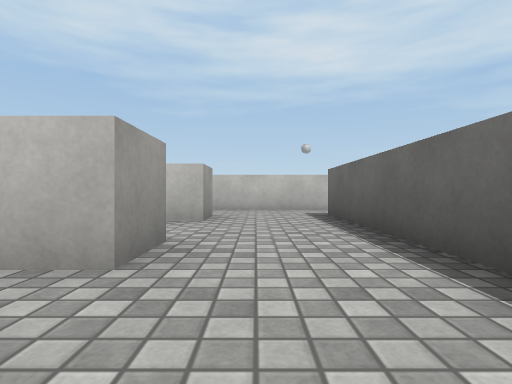
[1] (above)

24 first-person views from a walk through a 3-D level made in the Unity game engine. The camera is 0.45 m above the floor, looks level and sees 80° across. The floor is counted in squares, 1 m on a side. Each view is taken from the middle of a square. On the plan, view 1 faces up. The plan holds only what a view shows up to about 9 squares ahead; the rest is blank. The place goes on beyond the plan. Surface patterns are stand-ins for the level's own textures.

[2]
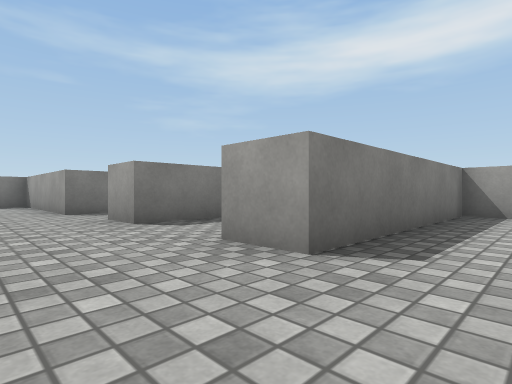

[3]
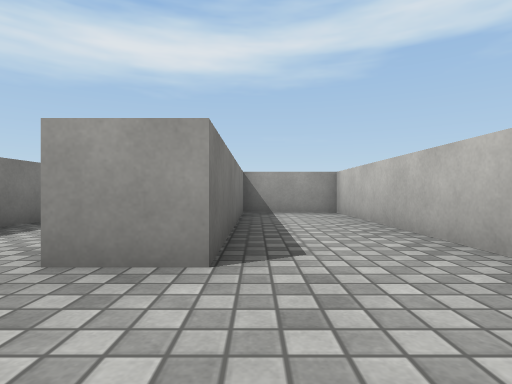

[4]
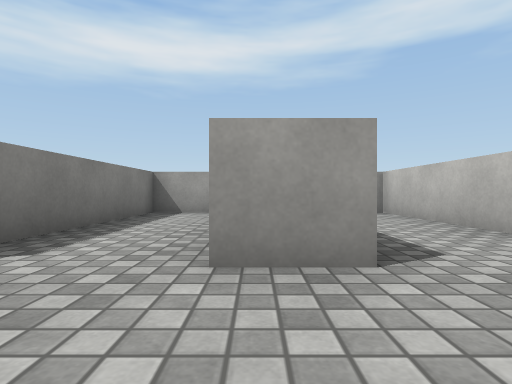

[5]
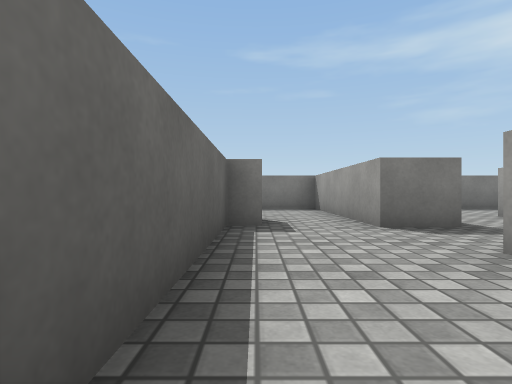

[6]
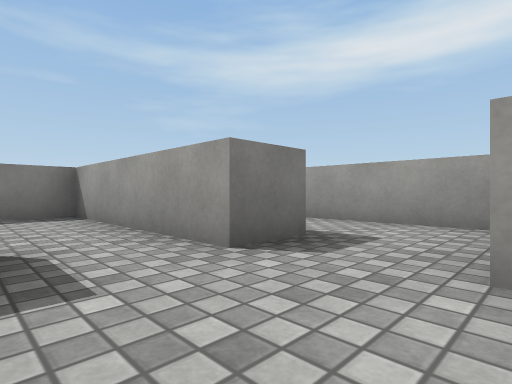

[7]
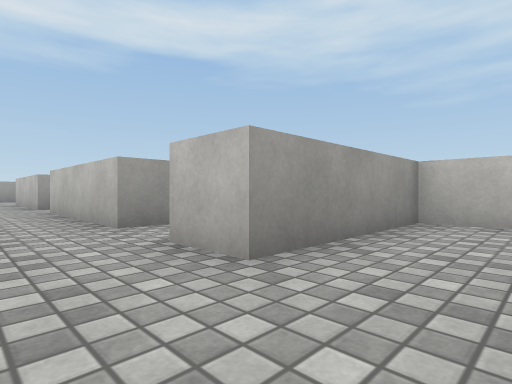

[8]
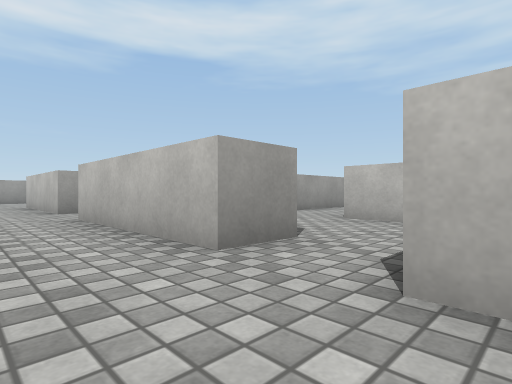

[9]
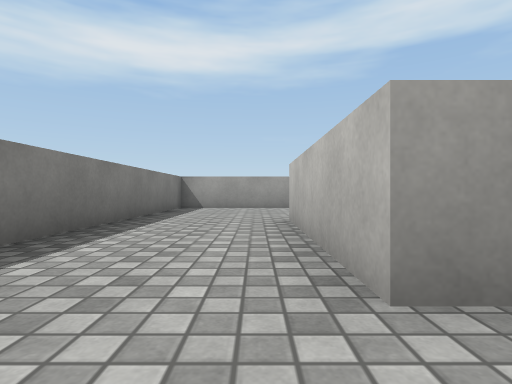

[10]
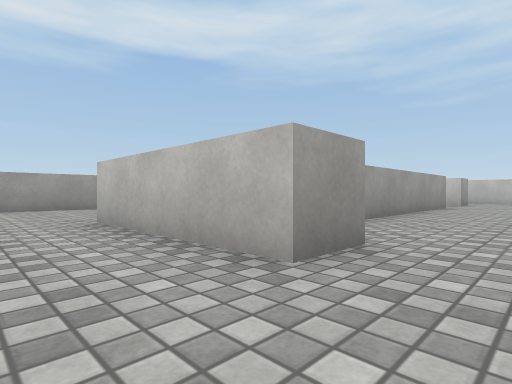

[11]
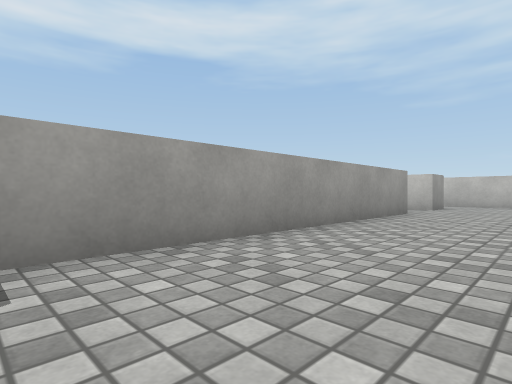

[12]
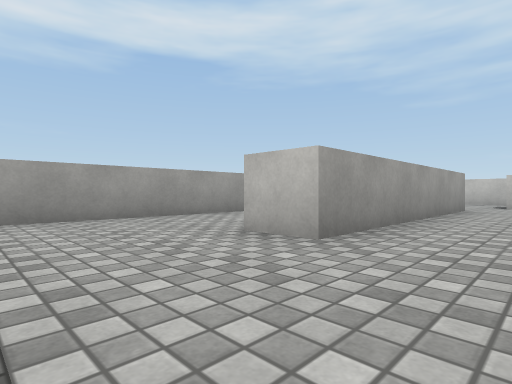

[13]
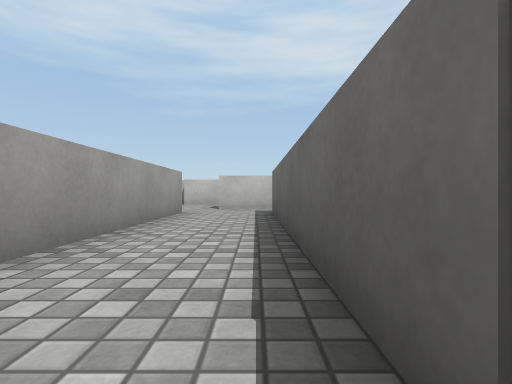

[14]
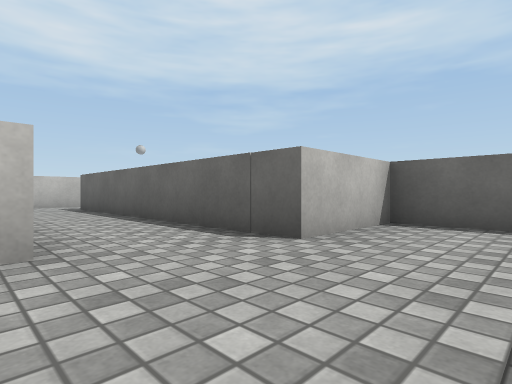

[15]
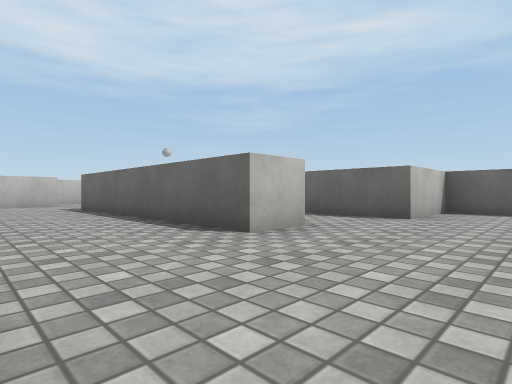

[16]
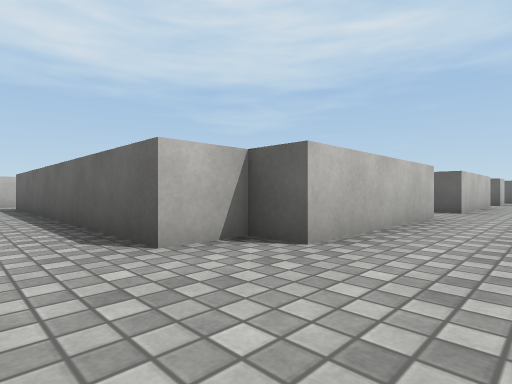

[17]
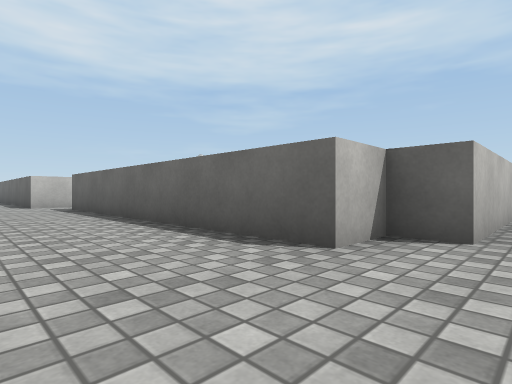

[18]
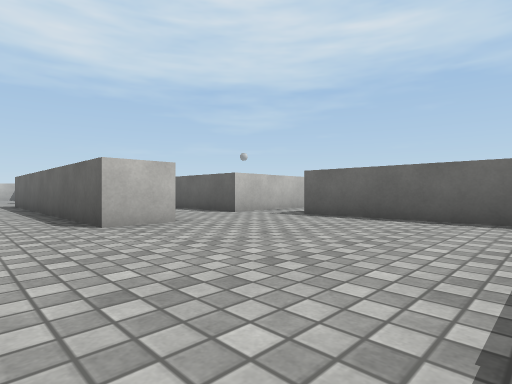

[19]
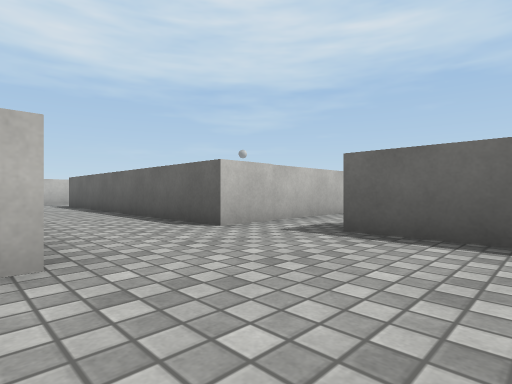

[20]
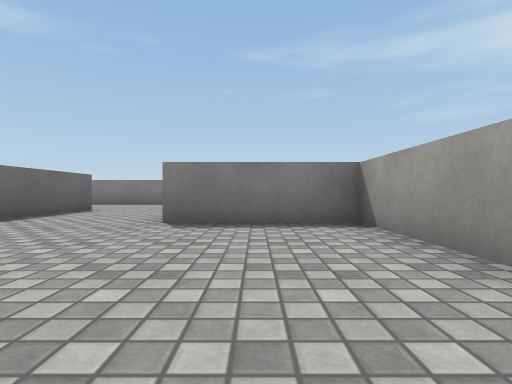

[21]
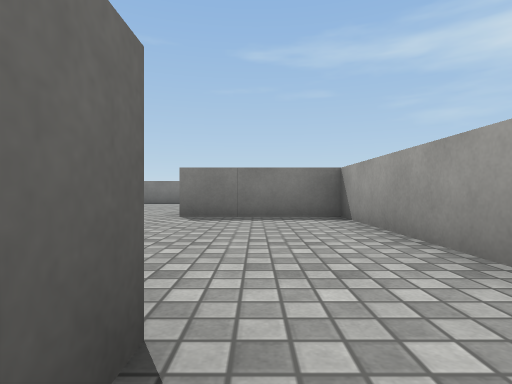

[22]
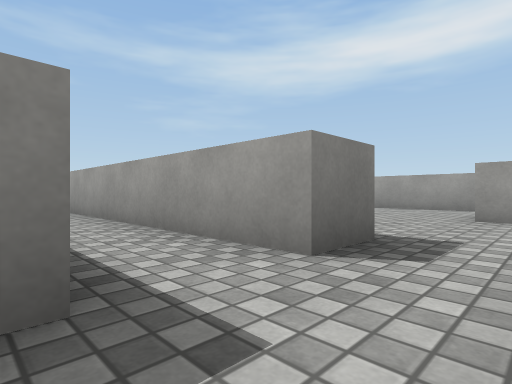

[23]
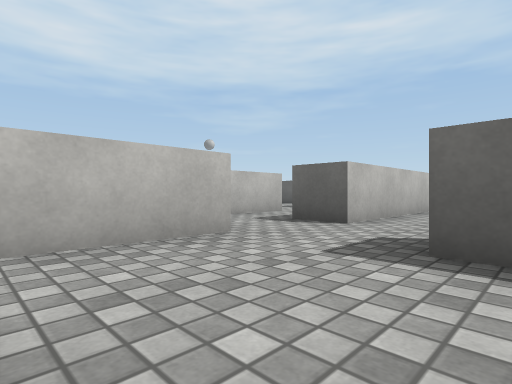

[24]
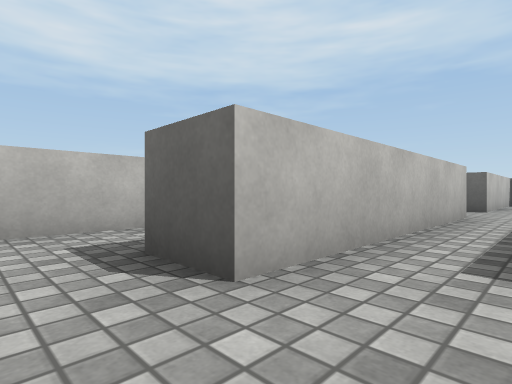

### Floor plan
Key: @ floor where view 1 was taken; # wall or solid block; . floor.
Columns run from 22 left of view 1 to 3 right of it. Each row starts with its distance up from view 1.
 15      .#
 14   .# .#
 13   .# .#      ###
 12   .#..#      ...
 11   .#..#   ###.#       #
 10   .#..#   ....######..####
  9   .#..####.........
  8  ..#.........#..#########
  7 #............#..#........
  6 #.....##.#...#..#.......
  5 #.....##.#...#..######..#
  4 #.....##.#...#..#.......#
  3 #.....##.#...#..######..#
  2 ####..##.#......######..#
  1    #..## #........#.....#
  0    #..## #........#..#@##
 -1    #...####..####.#..#.
 -2    #.................#..
 -3    #.................#..
 -4    #######      ##   ###

Positions as (right, up) in squares from view 1, and headings:
1: (0, 0), facing up
2: (1, 7), facing down-left
3: (1, 6), facing left
4: (1, 5), facing left
5: (1, 4), facing down
6: (1, 2), facing down-left
7: (-2, -3), facing up-left
8: (-4, -3), facing up-left
9: (-10, -2), facing left
10: (-10, -3), facing up-left
11: (-10, 0), facing up-left
12: (-7, 0), facing up-left
13: (-7, 2), facing up
14: (-9, 0), facing up-right
15: (-12, 0), facing up-right
16: (-17, -3), facing up-right
17: (-18, -2), facing up-right
18: (-21, 3), facing up-right
19: (-19, 5), facing up-right
20: (-20, 7), facing down
21: (-20, 8), facing down
22: (-13, 8), facing down-left
23: (-12, 8), facing up-right
24: (-9, 9), facing up-right
